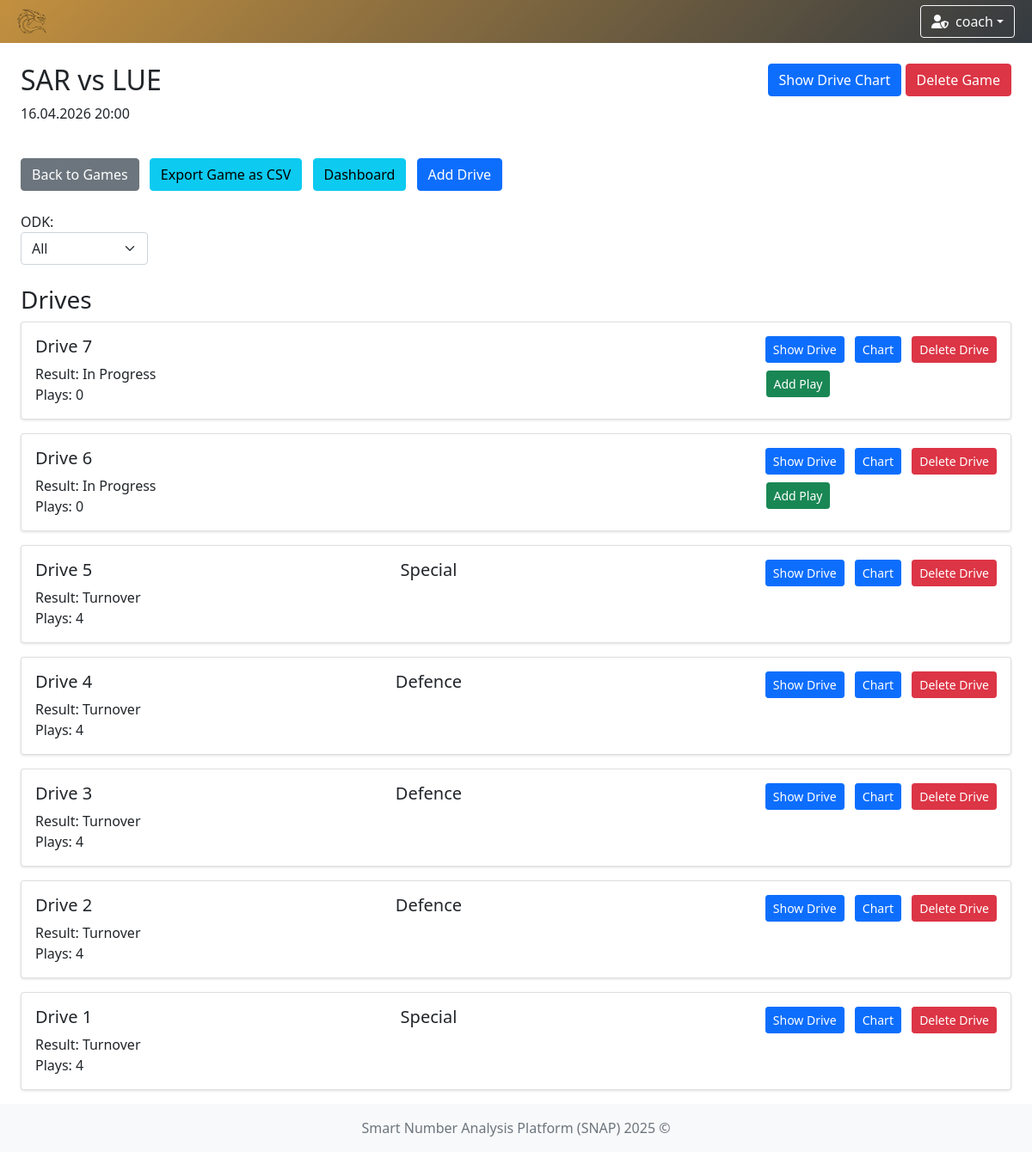
/games/4 (signed in), run on the app's committed database.
### app/models/team.py (models this page shows)
class TeamModel(db.Model):
    __tablename__ = 'teams'
    id = db.Column(db.Integer, primary_key=True)
    name = db.Column(db.String(100), nullable=False, unique=True)  # prevent duplicate team names
    icon = db.Column(db.String(300), nullable=False)  # longer path for future-proofing
    primary_color = db.Column(db.String(20), nullable=False)
    secondary_color = db.Column(db.String(20), nullable=False)

### app/models/user.py (models this page shows)
class UserModel(db.Model, UserMixin):
    __tablename__ = 'user'
    id = db.Column(db.Integer, primary_key=True)
    username = db.Column(db.String(80), unique=True, nullable=False)
    password = db.Column(db.String(120), nullable=False)
    role = db.Column(db.String(10), nullable=False, default='user')
    team_id = db.Column(db.Integer, db.ForeignKey('teams.id'))
    team = db.relationship('TeamModel', backref='users')

### app/models/game.py (models this page shows, shortened)
class GameModel(db.Model):
    __tablename__ = 'game'
    id: int = db.Column(db.Integer, primary_key=True)
    name: str = db.Column(db.String(100), nullable=False)
    date: datetime = db.Column(db.DateTime, nullable=False, index=True)
    time: str = db.Column(db.String(20), nullable=False)
    home_team_id: Optional[int] = db.Column(db.Integer, db.ForeignKey('teams.id'), nullable=True, index=True)
    away_team_id: Optional[int] = db.Column(db.Integer, db.ForeignKey('teams.id'), nullable=True, index=True)
    home_team = db.relationship('TeamModel', foreign_keys=[home_team_id], lazy=True)
    away_team = db.relationship('TeamModel', foreign_keys=[away_team_id], lazy=True)
    drives = db.relationship('DriveModel', backref='game', lazy=True, cascade='all, delete-orphan')
    @classmethod
    def get_by_id(cls, game_id: int) -> Optional['GameModel']:
        return cls.query.get_or_404(game_id)

### app/models/drive.py (models this page shows, shortened)
class DriveModel(db.Model):
    __tablename__ = 'drive'
    id = db.Column(db.Integer, primary_key=True)
    game_id = db.Column(db.Integer, db.ForeignKey('game.id'), nullable=False)
    result = db.Column(db.String(50))
    ended = db.Column(db.Boolean, default=False)
    plays = db.relationship('PlayModel', backref='drive', lazy=True, cascade='all, delete-orphan')

### app/controllers/game.py (the view)
    @login_required
    def game_detail(self, game_id: int) -> str:
        game = GameModel.get_by_id(game_id)
        return render_template(template_name_or_list='game/game_detail.html', game=game)

### app/controllers/user.py (called while the page is built)
    @staticmethod
    def load_user(user_id):
        return UserModel.query.get(int(user_id))

### run.py (called while the page is built)
    def _inject_context(self) -> None:
        @self.app.context_processor
        def inject_teams() -> dict:
            try:
                teams = TeamModel.query.all()
                return dict(teams=teams)
            except Exception as e:
                print(f"[!] Error injecting teams: {str(e)} ({type(e).__name__})")
                return dict(teams=[])

### app/templates/game/game_detail.html (shortened to what this page needs)
{% extends "system/base.html" %}
{% block content %}
<div class="row mb-4">
    <div class="col">
        <h2>{{ game.name }}</h2>
        <p>{{ game.date.strftime('%d.%m.%Y') }} {{ game.time }}</p>
    </div>
    <div class="col text-end">
        <a href="{{ url_for('drive_chart', game_id=game.id) }}" class="btn btn-primary">Show Drive Chart</a>
        {% if current_user.role == 'admin' %}
        <form action="{{ url_for('delete_game', game_id=game.id) }}" method="POST" class="d-inline">
            <button type="submit" class="btn btn-danger"
                    onclick="return confirm('Are you sure you want to delete this game?')">Delete Game</button>
        </form>
        {% else %}
        <button class="btn btn-secondary" disabled>Delete Game</button>
        {% endif %}
    </div>
</div>
<div class="row mb-4">
    <div class="col">
        <form action="{{ url_for('add_drive', game_id=game.id) }}" method="POST">
            <a href="{{ url_for('game_options') }}" class="btn btn-secondary">Back to Games</a>
            <a href="{{ url_for('export_game', game_id=game.id) }}" class="btn btn-info">Export Game as CSV</a>
            <a href="{{ url_for('dashboard', game_id=game.id) }}" class="btn btn-info">Dashboard</a>
            <button type="submit" class="btn btn-primary">Add Drive</button>
        </form>
    </div>
</div>
			<div class="d-flex mb-3">
				<div class="me-3">
				<label for="Odk" >ODK:</label>
				<select name="Odk" id="Odk" class="form-select mb-2">
					<option value="" selected >All</option>
				</select>
        </div>
    </div>
<div class="row">
    <div class="col">
        <h3>Drives</h3>
		<div id=drive-wrapper>
			{%include 'game/partials/_drive_rows.html' %}
		</div>
    </div>
</div>
{% endblock %}

### app/templates/system/base.html (shortened to what this page needs)
<!DOCTYPE html>
<html lang="en">
<head>
    <link href="https://cdn.jsdelivr.net/npm/bootstrap@5.1.3/dist/css/bootstrap.min.css" rel="stylesheet"/>
    <link rel="stylesheet" href="https://cdn.jsdelivr.net/npm/bootstrap-icons@1.11.3/font/bootstrap-icons.css"/>
    <link rel="stylesheet" href="https://cdnjs.cloudflare.com/ajax/libs/font-awesome/6.5.0/css/all.min.css"/>
    <link href="https://cdn.jsdelivr.net/npm/select2@4.1.0-rc.0/dist/css/select2.min.css" rel="stylesheet"/>
    <link href="https://cdn.jsdelivr.net/npm/select2-bootstrap-5-theme@1.3.0/dist/select2-bootstrap-5-theme.min.css" rel="stylesheet"/>
    <link href="https://cdn.datatables.net/1.13.6/css/dataTables.bootstrap5.min.css" rel="stylesheet"/>
    <link rel="stylesheet" href="https://cdn.datatables.net/fixedcolumns/4.3.0/css/fixedColumns.bootstrap5.min.css"/>
    <link rel="stylesheet" href="{{ url_for('static', filename='styles.css') }}"/>
</head>
<body class="{% block body_class %}{% endblock %}">
{% if current_user.is_authenticated %}
    {% set ns = namespace(navbar_color='background: linear-gradient(135deg, #4b6cb7, #182848);', team_found=False) %}
    {% if current_user.team %}
        {% set ns.navbar_color = 'background: linear-gradient(135deg, ' ~ current_user.team.primary_color ~ ', #343a40);' %}
        {% set ns.team_found = True %}
    {% endif %}
    <nav class="navbar navbar-expand-lg navbar-dark" style="{{ ns.navbar_color }}">
        <div class="container-fluid position-relative">
            <a class="navbar-brand d-flex align-items-center" href="{{ url_for('index') }}">
                {% if current_user.team and ns.team_found %}
                    <img class="team-logo" src="{{ current_user.team.icon }}" alt="{{ current_user.team.name }} logo"/>
                {% else %}
                    <a href="{{ url_for('game_options') }}" class="btn btn-outline-light me-2" title="Home">
                        <i class="fas fa-home"></i>
                    </a>
                {% endif %}
            </a>
            <div class="ms-auto d-flex align-items-center">
                <div class="dropdown me-2">
                    <button class="btn btn-outline-light dropdown-toggle d-flex align-items-center" type="button"
                            id="userDropdown" data-bs-toggle="dropdown" aria-expanded="false">
                        {% if current_user.role == 'admin' %}
                            <i class="fas fa-user-shield me-2"></i>
                        {% else %}
                            <i class="fas fa-user me-2"></i>
                        {% endif %}
                        {{ current_user.username }}
                    </button>
                </div>
            </div>
        </div>
    </nav>
{% endif %}
<div class="content-wrapper">
    <div class="container-fluid mt-4 px-4">
        <div id="toast-container" class="toast-container position-fixed bottom-0 end-0 p-3" style="z-index: 1100;">
        </div>
        {% block content %}{% endblock %}
    </div>
</div>
<footer class="footer mt-auto py-3 bg-light">
    <div class="container text-center">
        <span class="text-muted">Smart Number Analysis Platform (SNAP) 2025 ©</span>
    </div>
</footer>
</body>
</html>

### app/templates/game/partials/_drive_rows.html
{% for drive in game.drives|sort(attribute='id', reverse=True) %}
    <div class="card mb-3">
        <div class="card-body">
            <div class="d-flex justify-content-between align-items-start">
                <h5 class="card-title">Drive {{ loop.revindex }}</h5>
                {% if drive.plays | length > 0 %}
                    {% if drive.plays[0].odk == "O" %}
                        <h5 class="card-title">Offence</h5>
                    {% elif drive.plays[0].odk == "D" %}
                        <h5 class="card-title">Defence</h5>
                    {% elif drive.plays[0].odk == "K" %}
                        <h5 class="card-title">Special</h5>
                    {% else %}
                        <h5 class="card-title">Unknown play type: {{ drive.plays[0].odk }}</h5>
                    {% endif %}
                {% endif %}
                <div>
                    <a href="{{ url_for('drive_detail', drive_id=drive.id) }}" class="btn btn-sm btn-primary">Show
                        Drive</a>
                    <a href="{{ url_for('drive_play_chart', game_id=game.id, drive_id=drive.id) }}"
                       class="btn btn-sm btn-primary" , style="margin-right: 0.5rem;">Chart</a>
                    {% if current_user.role == 'admin' %}
                        <form action="{{ url_for('delete_drive', drive_id=drive.id) }}" method="POST" class="d-inline">
                            <button type="submit" class="btn btn-sm btn-danger"
                                    onclick="return confirm('Are you sure you want to delete this drive?')">Delete Drive
                            </button>
                        </form>
                    {% else %}
                        <button class="btn btn-sm btn-secondary" disabled>Delete Drive</button>
                    {% endif %}
                </div>
            </div>
            <div class="d-flex justify-content-between align-items-center">
                <div class="card-text mb-0">
                    Result: {{ drive.result or 'In Progress' }}<br>
                    Plays: {{ drive.plays|length }}
                </div>
                {% if not drive.ended %}
                    <a href="{{ url_for('add_play', drive_id=drive.id) }}" class="btn btn-sm btn-success ms-auto"
                       style="margin-right: 12.1rem;">Add Play</a>
                {% endif %}
            </div>
        </div>
    </div>
{% else %}
    <div class="alert alert-secondary text-center" role="alert">
        <i class="bi bi-info-circle me-2"></i>
        No drives found for this filter.
    </div>
{% endfor %}

### app/static/styles.css (style rules this page uses)
.navbar { transition: background-color 0.5s ease; height: 50px; }
.team-logo { animation: fadeIn 0.5s ease, pulse 1s ease-in-out; width: 50px; height: auto; }
html, body { height: 100%; margin: 0; padding: 0; }
body { display: flex; flex-direction: column; min-height: 100vh; }
.content-wrapper { flex: 1 0 auto; }
.footer { flex-shrink: 0; background-color: #f8f9fa; padding: 1rem 0; margin-top: auto; }
.card { position: relative; z-index: 1; margin-bottom: 1rem; box-shadow: 0 1px 3px rgba(0,0,0,0.12); }
.btn + .btn { margin-left: 0.5rem; }

### data on the page
TeamModel: team.icon (picture)
UserModel: username "coach"
GameModel: name "SAR vs LUE", date "16.04.2026", time "20:00"
DriveModel: result "In Progress", plays|length "0"
DriveModel: result "In Progress", plays|length "0"
DriveModel: shows "Special", result "Turnover", plays|length "4"
DriveModel: shows "Defence", result "Turnover", plays|length "4"
DriveModel: shows "Defence", result "Turnover", plays|length "4"
DriveModel: shows "Defence", result "Turnover", plays|length "4"
DriveModel: shows "Special", result "Turnover", plays|length "4"
